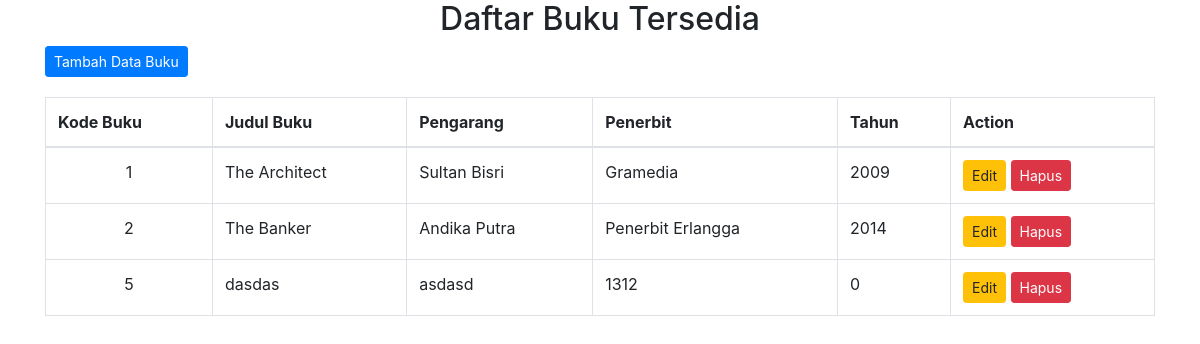
The page / on the database its author committed.
### tables this page shows
CREATE TABLE `buku` (
  `id` int(11) NOT NULL,
  `judul` varchar(55) NOT NULL,
  `pengarang` varchar(55) NOT NULL,
  `penerbit` varchar(55) NOT NULL,
  `tahun` int(11) NOT NULL
);

### library.php (called while the page is built, shortened)
<?php
 class Library {
     public function __construct() {
         $this->db = new PDO('mysql:host=localhost;dbname=bukudb', 'root', '');
     }
     public function liatBuku() {
         $sql = "SELECT * FROM buku";
         $query = $this->db->query($sql);
         return $query;
     }
 }

### index.php (the view, shortened to what this page needs)
<?php
    require 'library.php';
?>
<!DOCTYPE html>
<html lang="en">
<head>
    <link rel="stylesheet" href="https://stackpath.bootstrapcdn.com/bootstrap/4.5.2/css/bootstrap.min.css">
</head>
<body>
    <div class="container">
        <h2><center> Daftar Buku Tersedia </center></h2>
        <a href="tambah.php" class="btn btn-primary btn-sm">Tambah Data Buku</a>
        <table class="table table-bordered table-hover" style="margin-top: 20px;">
            <thead>
                <th> Kode Buku </th>
                <th> Judul Buku </th>
                <th> Pengarang </th>
                <th> Penerbit </th>
                <th> Tahun </th>
                <th> Action </th>
            </thead>
            <?php
                $buku = new Library();
                $liat = $buku->liatBuku();
                while( $data = $liat->fetch(PDO::FETCH_OBJ)) {
                    echo "
                        <tr>
                            <td align='center'>$data->id</td>
                            <td>$data->judul</td>
                            <td>$data->pengarang</td>
                            <td>$data->penerbit</td>
                            <td>$data->tahun</td>
                            <td>
                                <a href='edit.php?kode=$data->id' class='btn btn-warning btn-sm'>Edit</a>
                                <a href='hapus.php?hapus=$data->id' class='btn btn-danger btn-sm' >Hapus</a>
                            </td>
                        </tr>
                    ";
                }
            ?>
        </table>
    </div>
</body>
</html>

### rows shown on the page
buku: id "1", judul "The Architect", pengarang "Sultan Bisri", penerbit "Gramedia", tahun "2009"
buku: id "2", judul "The Banker", pengarang "Andika Putra", penerbit "Penerbit Erlangga", tahun "2014"
buku: id "5", judul "dasdas", pengarang "asdasd", penerbit "1312", tahun "0"
